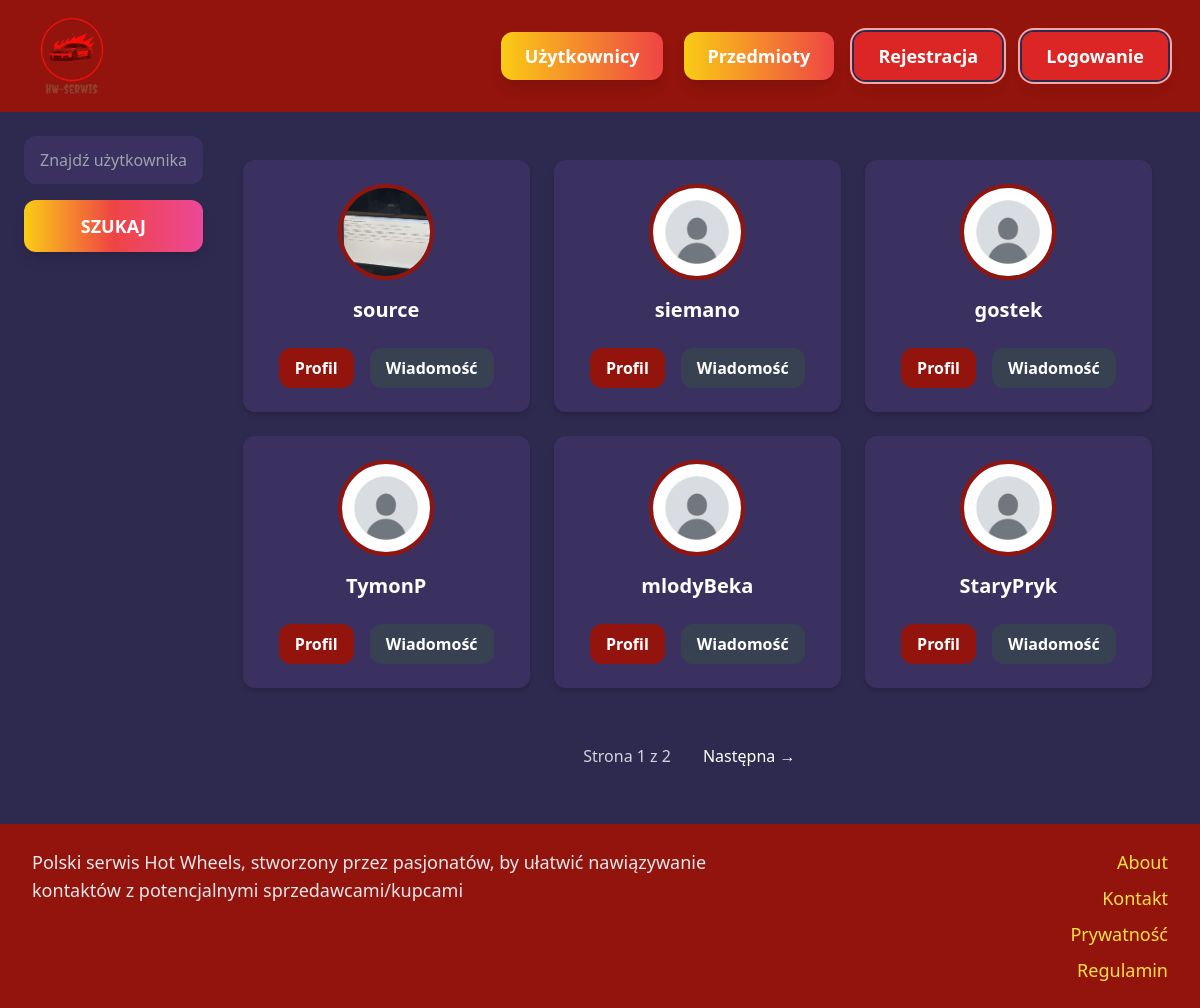
/users/, run on the app's committed database.
### user/models.py (models this page shows, shortened)
class Profile(models.Model):
    user = models.OneToOneField(User, on_delete=models.CASCADE)
    avatar = models.ImageField(upload_to='avatars/', default='avatars/default.jpg')
    bio = models.TextField(max_length=500, blank=True)
    registration_ip = models.GenericIPAddressField(null=True, blank=True)

### users/views.py (the view)
# urls.py: path('', views.search_users, name='items'),  # Przykładowa ścieżka
def search_users(request):
    query = request.GET.get('q', '')
    seed = request.GET.get('seed')
    if not seed:
        seed = str(random.randint(0, 999999))
    if query:
        users = User.objects.filter(username__icontains=query)
    else:
        users = User.objects.all()
    users = list(users)
    random.Random(seed).shuffle(users)
    paginator = Paginator(users, 6)  # 6 użytkowników na stronę
    page_number = request.GET.get('page')
    page_obj = paginator.get_page(page_number)
    profiles = Profile.objects.filter(user__in=page_obj.object_list)
    return render(request, 'users/items.html', {
        'query': query,
        'profiles': profiles,
        'page_obj': page_obj,
        'seed': seed,
    })

### users/templates/users/items.html (shortened to what this page needs)
{% extends 'core/base.html' %}
{% block content %}
<div class="pb-6 grid grid-cols-12 gap-4">
  <div class="col-span-2">
    <form method="get" action="{% url 'users:items' %}">
      <input name="q"
             type="text"
             value="{{ query }}"
             placeholder="Znajdź użytkownika"
             class="w-full py-3 px-4 rounded-xl bg-[#3A3160] text-white placeholder-gray-400 border-none focus:outline-none focus:ring-2 focus:ring-yellow-300" />
      <button type="submit"
              class="mt-4 w-full py-3 text-lg font-extrabold text-white rounded-xl bg-gradient-to-r from-yellow-400 via-red-500 to-pink-500 hover:bg-right transition-all duration-500 shadow-lg">
        SZUKAJ
      </button>
    </form>
  </div>
  <div class="col-span-10">
    <div class="bg-transparent rounded-xl p-6 grid grid-cols-1 md:grid-cols-2 lg:grid-cols-3 gap-6">
      {% for profile in profiles %}
        <div class="bg-[#3A3160] text-white shadow-md p-6 rounded-xl flex flex-col items-center">
          <img src="{{ profile.avatar.url }}" alt="Avatar" class="w-24 h-24 rounded-full object-cover border-4 border-[#92140C] mb-4">
          <h3 class="text-xl font-bold mb-2">{{ profile.user.username }}</h3>
          {% if request.user != profile.user %}
          <div class="flex space-x-4 mt-4">
            <a href="{% url 'user:profile' profile.user.username %}" class="px-4 py-2 font-semibold rounded-xl bg-[#92140C] hover:bg-[#A31B1F] transition">Profil</a>
            <a href="{% url 'conversation:new_with_user' profile.user.id %}" class="px-4 py-2 font-semibold rounded-xl bg-gray-700 hover:bg-gray-600 transition">Wiadomość</a>
          </div>
          {% endif %}
        </div>
      {% empty %}
        <p class="text-center text-gray-400 col-span-full">Brak wyników</p>
      {% endfor %}
    </div>
    <div class="flex justify-center items-center space-x-4 mt-6">
      <span class="text-gray-300">Strona {{ page_obj.number }} z {{ page_obj.paginator.num_pages }}</span>
      {% if page_obj.has_next %}
      <a href="?seed={{ seed }}&page={{ page_obj.next_page_number }}&q={{ query }}" class="px-4 py-2 rounded-lg bg-[#2E294E] text-white hover:bg-[#92140C]">Następna →</a>
      {% endif %}
    </div>
  </div>
</div>
{% endblock %}

### data on the page
Profile: avatar (picture), user.username "source", shows "Profil"
Profile: avatar (placeholder picture), user.username "siemano", shows "Profil"
Profile: avatar (placeholder picture), user.username "gostek", shows "Profil"
Profile: avatar (placeholder picture), user.username "TymonP", shows "Profil"
Profile: avatar (placeholder picture), user.username "mlodyBeka", shows "Profil"
Profile: avatar (placeholder picture), user.username "StaryPryk", shows "Profil"

### other printed values
{{ page_obj.number }} "1"
{{ page_obj.paginator.num_pages }} "2"
